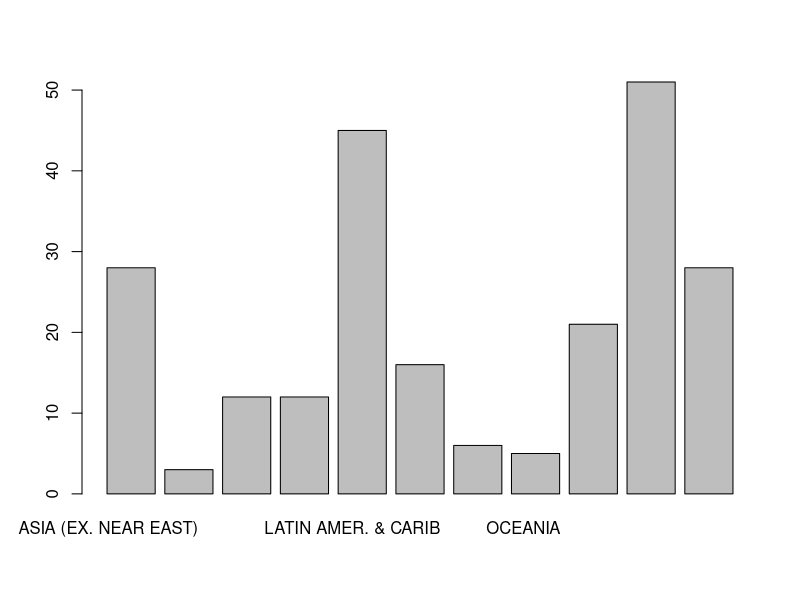
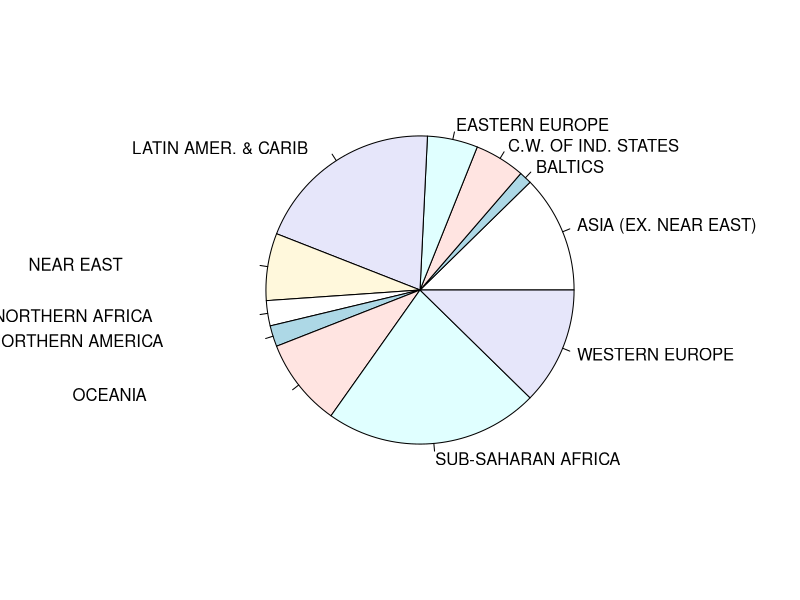
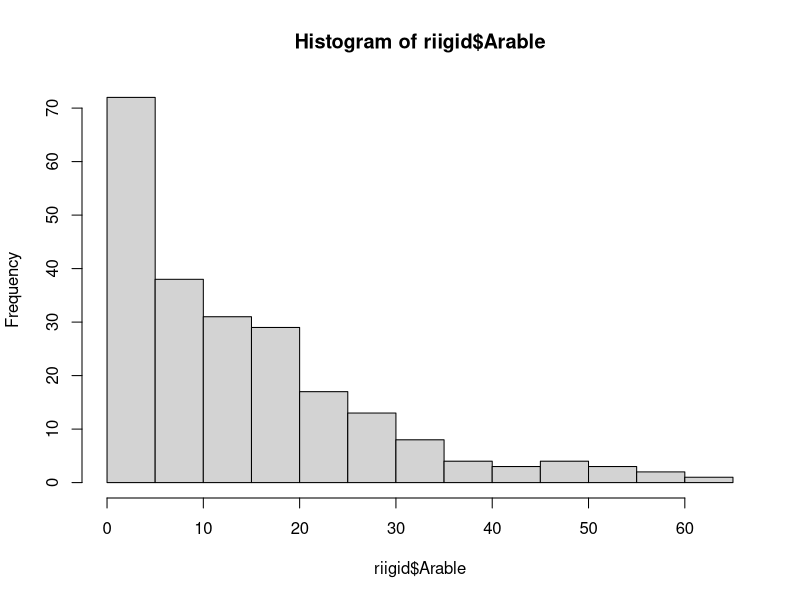
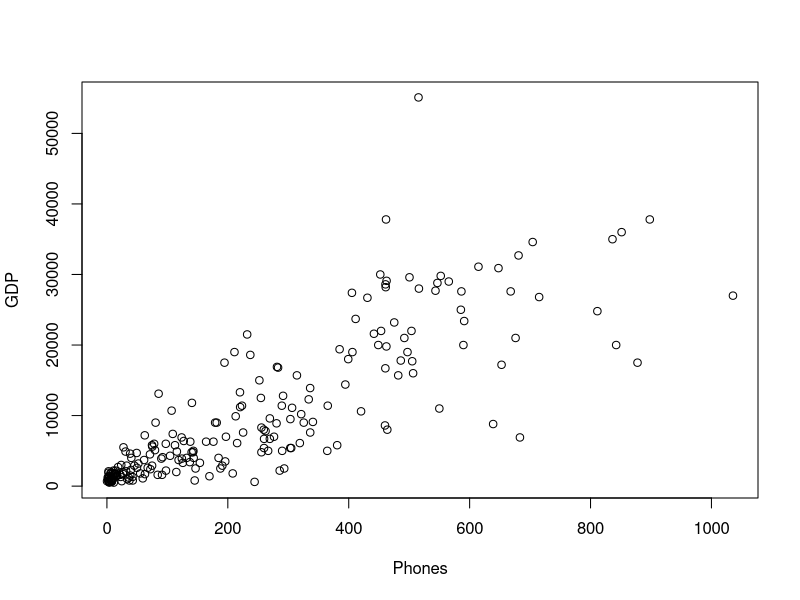
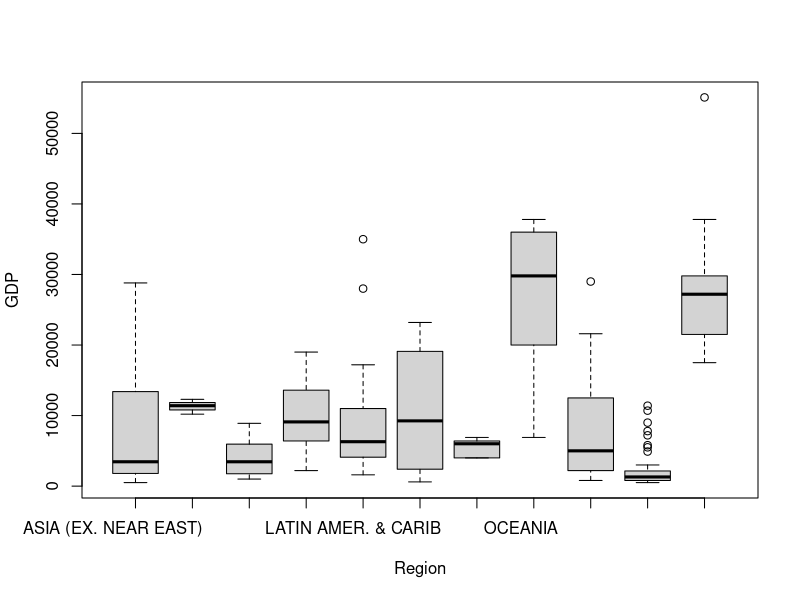
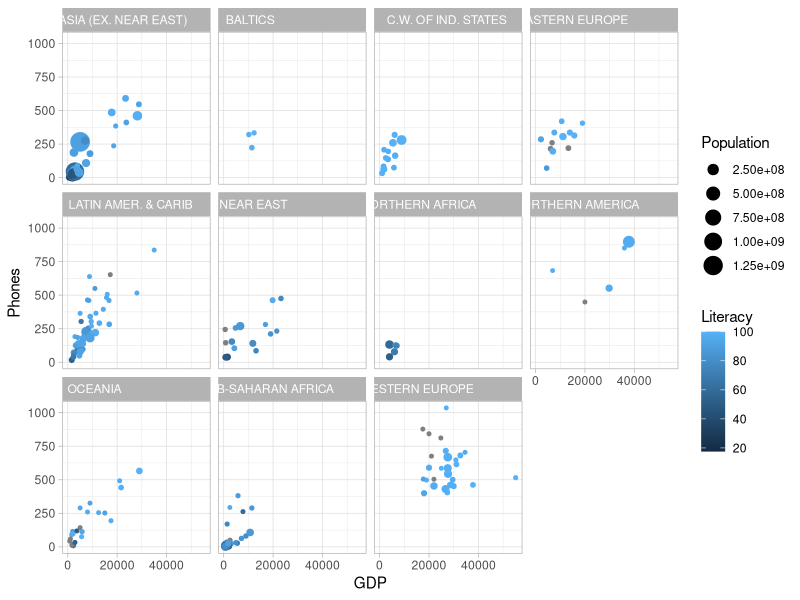
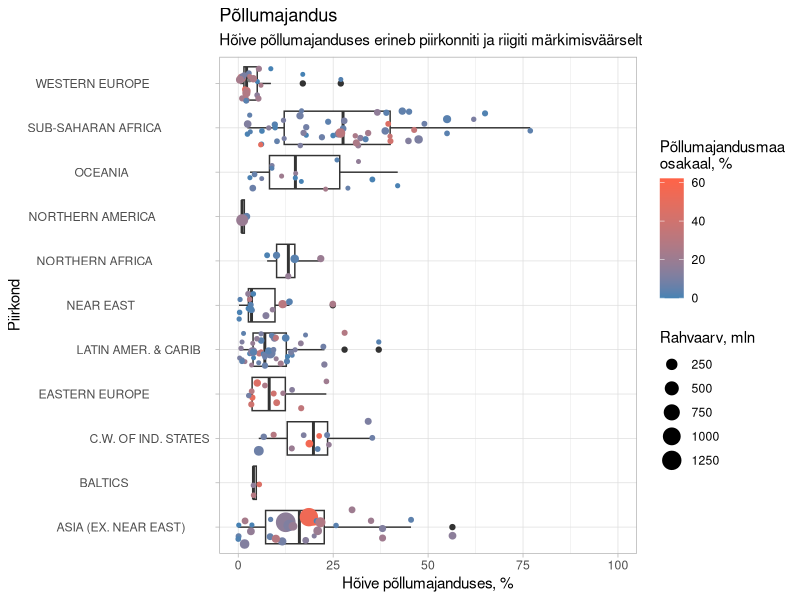

These charts were generated, in order, by the following R code:
## ---- chunk 1
library('magrittr') # Laadime laienduse toru kasutamiseks
riigid <- read.csv('andmed/countries.csv')
names(riigid) %<>% strsplit('\\.') %>% sapply(`[`, 1) # Jätame veerunimetustes alles vaid enne punkti oleva
## ---- chunk 2
table(riigid$Region) %>% barplot
table(riigid$Region) %>% pie
## ---- chunk 3
hist(riigid$Arable)
plot(GDP ~ Phones, riigid)
boxplot(GDP ~ Region, riigid)
## ---- chunk 4
#| column: page-right
#| fig-width: 10
#| fig-height: 5
library('ggplot2')
ggplot(riigid) + 
  aes(x = GDP, y = Phones, size = Population, color = Literacy) + 
  geom_point() + 
  facet_wrap(~Region) + 
  theme_light()
## ---- chunk 5
#| column: page-right
#| fig-width: 10
#| fig-height: 5
library('ggplot2')
ggplot(riigid) + 
  aes(x = Region, y = Agriculture*100, color = Arable) + 
  coord_flip() + 
  ylim(c(0,100)) +
  geom_boxplot() + 
  geom_jitter(aes(size = Population/1e6)) + 
  labs(title = "Põllumajandus", 
       subtitle = "Hõive põllumajanduses erineb piirkonniti ja riigiti märkimisväärselt", 
       x = "Piirkond", y = "Hõive põllumajanduses, %", 
       size = "Rahvaarv, mln", 
       color = "Põllumajandusmaa\nosakaal, %") + 
  scale_color_gradient(low = 'steelblue', high = 'tomato') + 
  theme_light()
